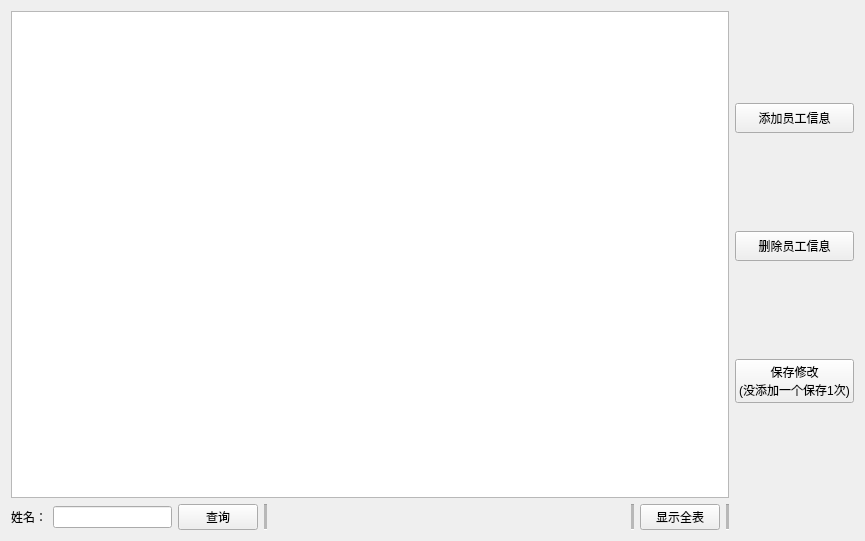
<?xml version="1.0" encoding="UTF-8"?>
<ui version="4.0">
 <class>M_Info</class>
 <widget class="QWidget" name="M_Info">
  <property name="geometry">
   <rect>
    <x>0</x>
    <y>0</y>
    <width>865</width>
    <height>541</height>
   </rect>
  </property>
  <property name="windowTitle">
   <string>Form</string>
  </property>
  <layout class="QGridLayout" name="gridLayout">
   <item row="0" column="0">
    <widget class="QTableView" name="tableView"/>
   </item>
   <item row="0" column="1">
    <layout class="QVBoxLayout" name="verticalLayout_3">
     <item>
      <widget class="QPushButton" name="pushButton">
       <property name="enabled">
        <bool>true</bool>
       </property>
       <property name="minimumSize">
        <size>
         <width>0</width>
         <height>30</height>
        </size>
       </property>
       <property name="text">
        <string>添加员工信息</string>
       </property>
      </widget>
     </item>
     <item>
      <widget class="QPushButton" name="pushButton_3">
       <property name="minimumSize">
        <size>
         <width>0</width>
         <height>30</height>
        </size>
       </property>
       <property name="text">
        <string>删除员工信息</string>
       </property>
      </widget>
     </item>
     <item>
      <widget class="QPushButton" name="pushButton_6">
       <property name="minimumSize">
        <size>
         <width>0</width>
         <height>30</height>
        </size>
       </property>
       <property name="text">
        <string>保存修改
(没添加一个保存1次)</string>
       </property>
      </widget>
     </item>
    </layout>
   </item>
   <item row="1" column="0">
    <layout class="QHBoxLayout" name="horizontalLayout">
     <item>
      <widget class="QLabel" name="label">
       <property name="text">
        <string>姓名：</string>
       </property>
      </widget>
     </item>
     <item>
      <widget class="QLineEdit" name="nameedit"/>
     </item>
     <item>
      <widget class="QPushButton" name="pushButton_4">
       <property name="text">
        <string>查询</string>
       </property>
      </widget>
     </item>
     <item>
      <widget class="Line" name="line">
       <property name="midLineWidth">
        <number>3</number>
       </property>
       <property name="orientation">
        <enum>Qt::Vertical</enum>
       </property>
      </widget>
     </item>
     <item>
      <spacer name="horizontalSpacer_4">
       <property name="orientation">
        <enum>Qt::Horizontal</enum>
       </property>
       <property name="sizeHint" stdset="0">
        <size>
         <width>40</width>
         <height>20</height>
        </size>
       </property>
      </spacer>
     </item>
     <item>
      <spacer name="horizontalSpacer_3">
       <property name="orientation">
        <enum>Qt::Horizontal</enum>
       </property>
       <property name="sizeHint" stdset="0">
        <size>
         <width>40</width>
         <height>20</height>
        </size>
       </property>
      </spacer>
     </item>
     <item>
      <spacer name="horizontalSpacer">
       <property name="orientation">
        <enum>Qt::Horizontal</enum>
       </property>
       <property name="sizeHint" stdset="0">
        <size>
         <width>40</width>
         <height>20</height>
        </size>
       </property>
      </spacer>
     </item>
     <item>
      <widget class="Line" name="line_2">
       <property name="midLineWidth">
        <number>3</number>
       </property>
       <property name="orientation">
        <enum>Qt::Vertical</enum>
       </property>
      </widget>
     </item>
     <item>
      <widget class="QPushButton" name="pushButton_5">
       <property name="text">
        <string>显示全表</string>
       </property>
      </widget>
     </item>
     <item>
      <widget class="Line" name="line_3">
       <property name="midLineWidth">
        <number>3</number>
       </property>
       <property name="orientation">
        <enum>Qt::Vertical</enum>
       </property>
      </widget>
     </item>
    </layout>
   </item>
  </layout>
 </widget>
 <resources/>
 <connections/>
</ui>
